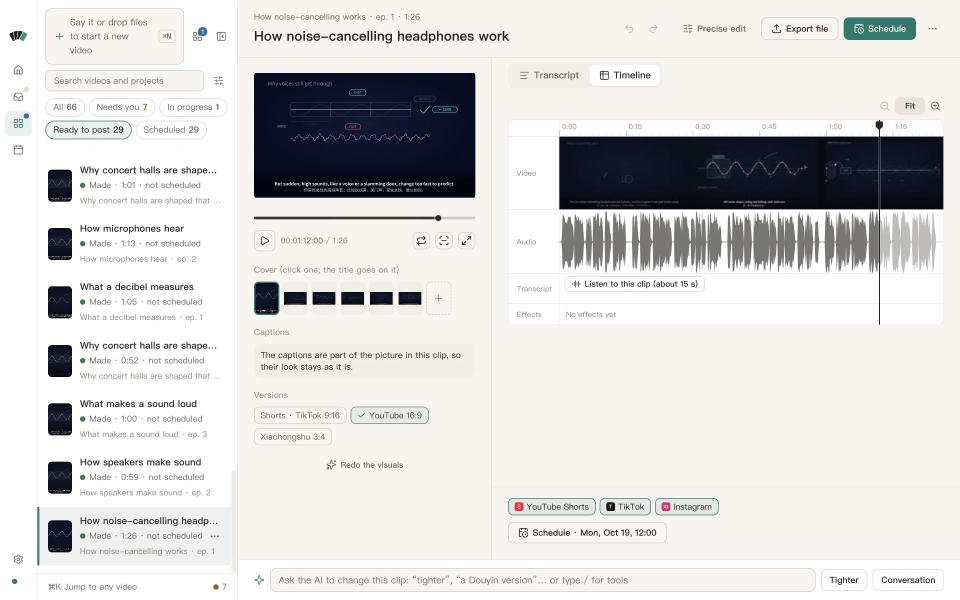
#> input picture apps/site/src/assets/app/course-en.webp, 2880 x 1800 px (shown at 1/3 size); its folder holds only this picture in this run
$ python -i util.py   (imports and definitions only)
#> lines starting #> are read from the running program, lines starting #| are printed output that depends on the picture
"""Small numeric / image helpers shared by every module (no global state)."""
import math
import re

import numpy as np
from PIL import Image

CJK_RE = re.compile(r"[⺀-鿿가-힯＀-￯]")


def ease(u):
    """Cosine ease-in-out, clamped to [0, 1]."""
    return 0.5 - 0.5 * math.cos(math.pi * min(max(u, 0), 1))


def has_cjk(text):
    return bool(CJK_RE.search(text or ""))


def layer(w, h):
    return Image.new("RGBA", (int(w), int(h)), (0, 0, 0, 0))


def soft_shadow(im, radius=6, alpha=0.55, offset=(0, 2)):
    """RGBA PIL layer -> the same layer over a soft dark shadow of its own alpha (refined type on video: no stroke,
    no box)."""
    from PIL import ImageFilter
    a = im.getchannel("A")
    sh = Image.new("RGBA", im.size, (0, 0, 0, 0))
    blur = a.filter(ImageFilter.GaussianBlur(radius)).point(lambda v: int(v * alpha))
    sh.putalpha(blur)
    out = Image.new("RGBA", im.size, (0, 0, 0, 0))
    out.alpha_composite(sh, (int(offset[0]), int(offset[1])))
    out.alpha_composite(im)
    return out


# [12 lines left out: function spaced, not called in this run]


def to_arr(im):
    return np.asarray(im).astype(np.float32)


# [52 lines left out: functions paste_rgba, cover, crop_focus, crop_aspect, hex_rgb, not called in this run]

>>> import cv2
>>> picture = cv2.imread('../../../../apps/site/src/assets/app/course-en.webp', cv2.IMREAD_GRAYSCALE)
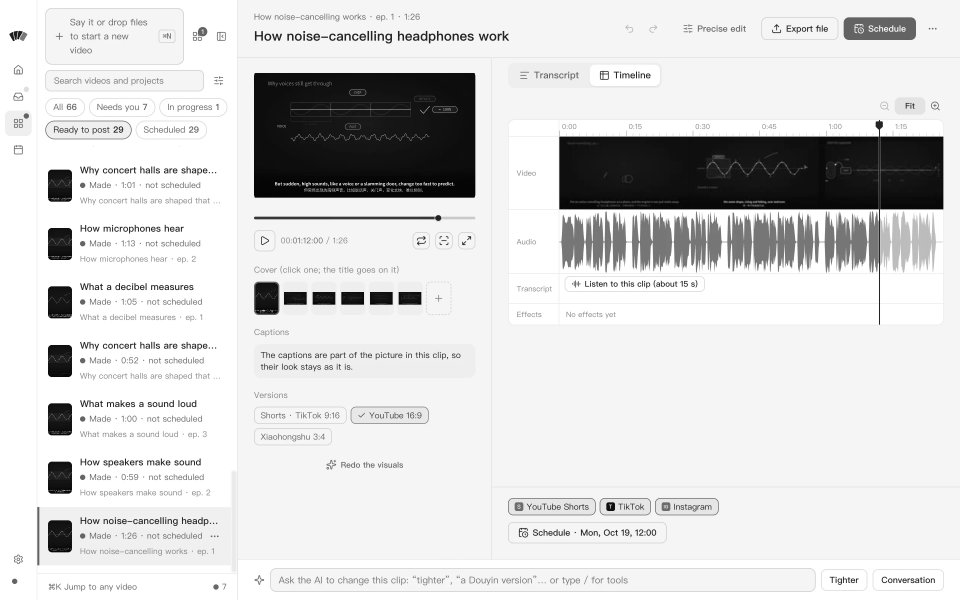
#> picture: shape (1800, 2880) (shown at 1/3 size); min 0, max 255, mean 216
>>> result = soft_shadow(picture)
#> (the run stopped early here; a loop or call above may not have finished)

$ run again, on apps/site/src/assets/app/course-zh.webp
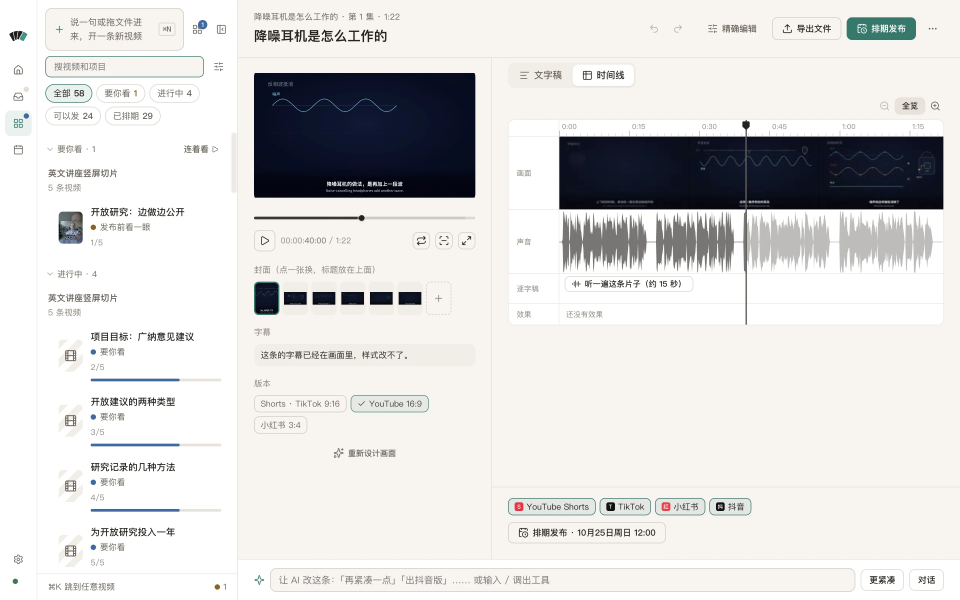
#> input picture apps/site/src/assets/app/course-zh.webp, 2880 x 1800 px (shown at 1/3 size)
#> `picture = cv2.imread('../../../../apps/site/src/assets/app/course-en.w..`:
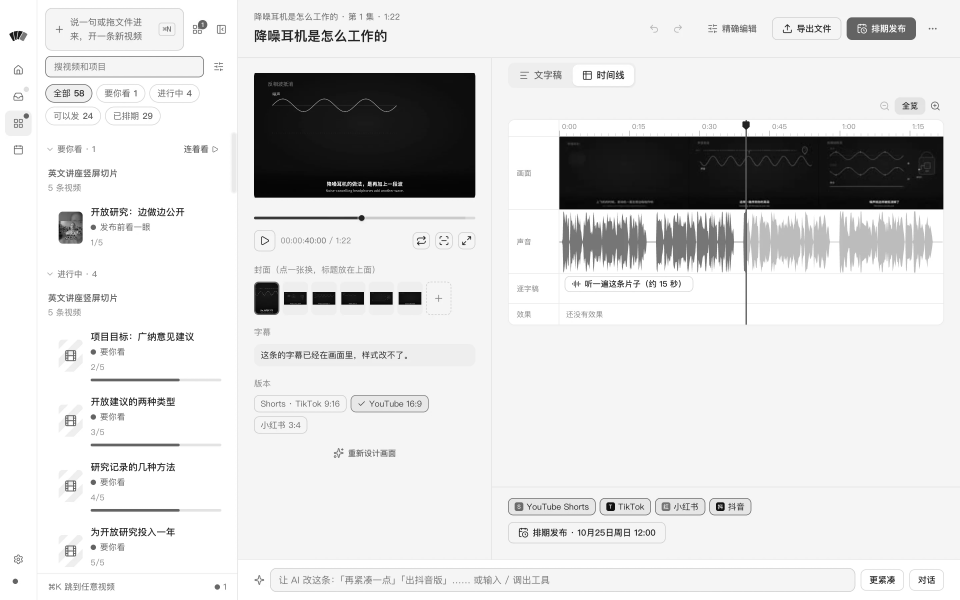
#> picture: shape (1800, 2880) (shown at 1/3 size); min 0, max 255, mean 219.1

$ run again, on apps/site/src/assets/app/editor-en.webp
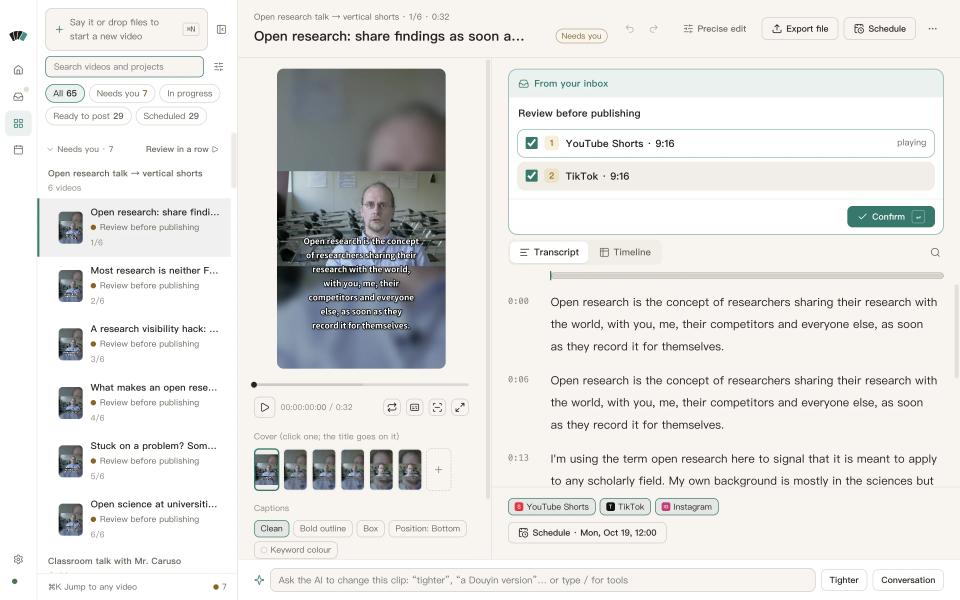
#> input picture apps/site/src/assets/app/editor-en.webp, 2880 x 1800 px (shown at 1/3 size)
#> `picture = cv2.imread('../../../../apps/site/src/assets/app/course-en.w..`:
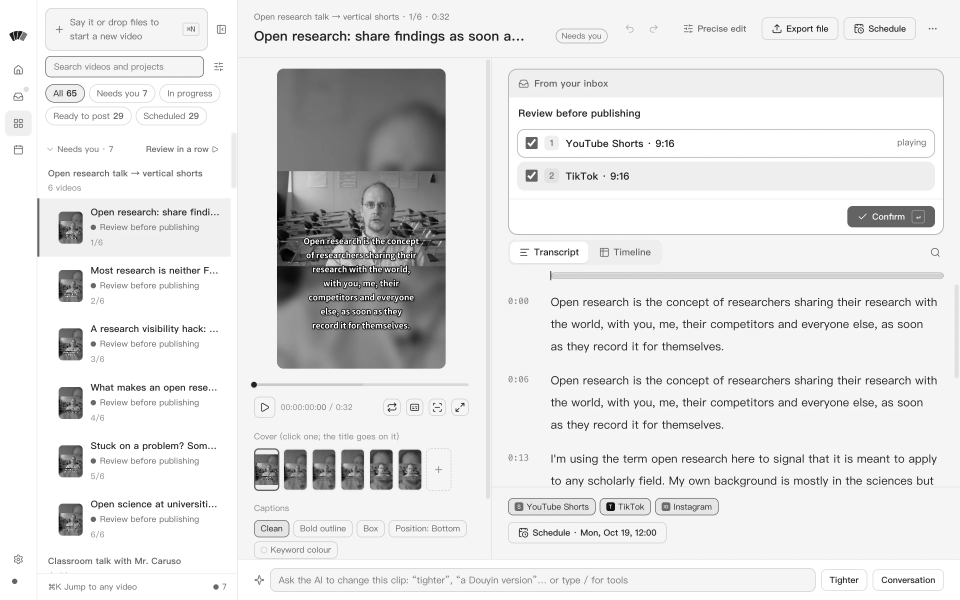
#> picture: shape (1800, 2880) (shown at 1/3 size); min 0, max 255, mean 227.1

$ run again, on apps/site/src/assets/app/editor-zh.webp
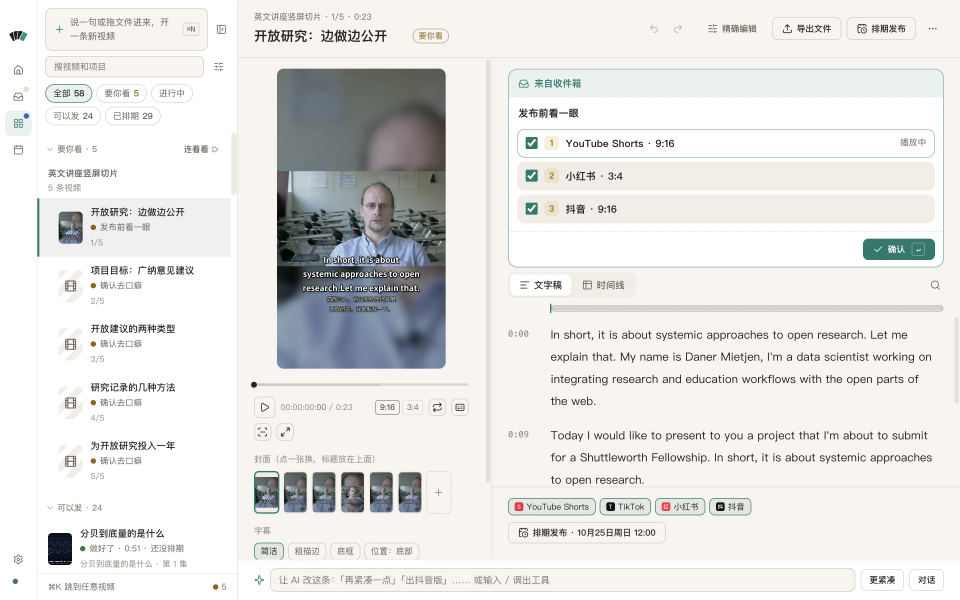
#> input picture apps/site/src/assets/app/editor-zh.webp, 2880 x 1800 px (shown at 1/3 size)
#> `picture = cv2.imread('../../../../apps/site/src/assets/app/course-en.w..`:
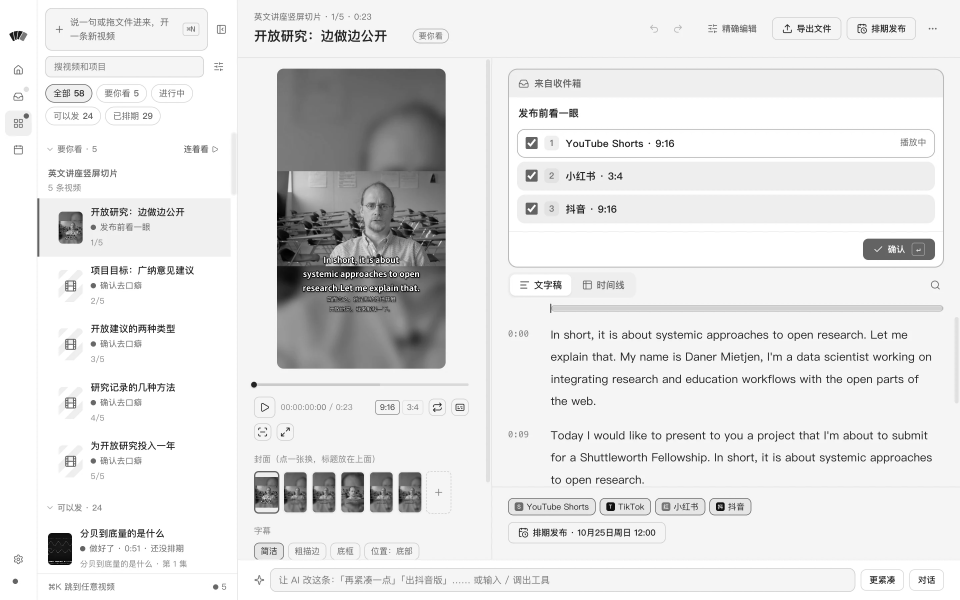
#> picture: shape (1800, 2880) (shown at 1/3 size); min 0, max 255, mean 228.2
